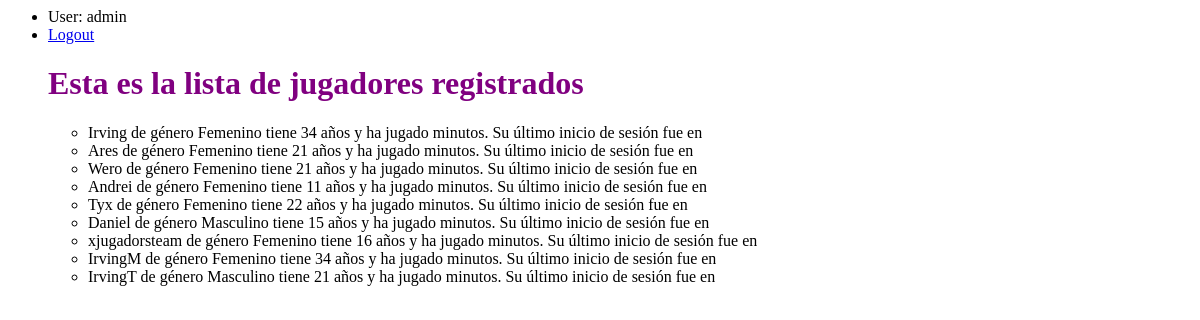
The app's page /datos (signed in), older data.
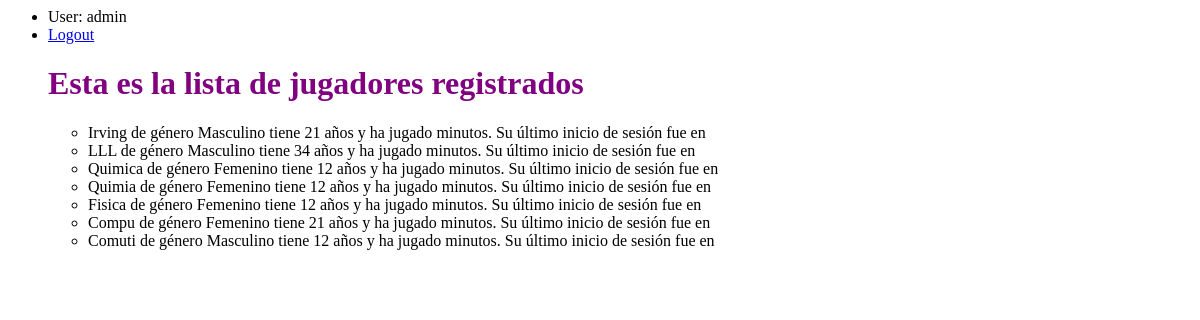
The same page, newer data.
### Videojuego/models.py (models this page shows)
class Usuarios(models.Model):
    nombre = models.CharField(max_length=30)
    edad = models.IntegerField()
    genero = models.CharField(max_length=10)
    area_fav = models.CharField(max_length=10)
    password = models.CharField(max_length=10)

### Videojuego/views.py (the view)
# urls.py: path('datos',views.datos, name = 'datos'),
@login_required
def datos(request):
    jugadores = Usuarios.objects.all() #select * from Reto;
    return render(request, 'datos.html',{'lista_jugadores':jugadores})

### templates/datos.html
<html>
    <head>
       {% load static %}
       <link href="{% static 'estilo.css' %}" rel="stylesheet" />
    </head>
    <body>
        <ul>
            {% if user.is_authenticated %}
            <li>User: {{user.get_username}}</li>
            <li><a href="{% url 'logout'%}?next={{request.path}}">Logout</a></li>
            <h1>Esta es la lista de jugadores registrados</h1>
       <ul>
           {% for j in lista_jugadores %}
           <li>{{j.nombre}} de género {{j.genero}} tiene {{j.edad}} años y ha jugado {{j.minutos_jugados}} minutos. Su último inicio de sesión fue en {{j.ultimo_inicio}}</li>
           {% endfor %}
       </ul>
            {% else %}
            <li><a href="{% url 'login'%}?next={{request.path}}">Login</a></li>
            {% endif %}
        </ul>
    </body>
</html>

Row changes from the older to the newer data that the page shows:
removed Usuarios: nombre "IrvingM", genero "Femenino", edad "34"
removed Usuarios: nombre "IrvingT", genero "Masculino", edad "21"
changed Usuarios "Irving": genero "Femenino" → "Masculino"; edad "34" → "21"
changed Usuarios: nombre "Ares" → "LLL"; genero "Femenino" → "Masculino"; edad "21" → "34"
changed Usuarios: nombre "Wero" → "Quimica"; edad "21" → "12"
changed Usuarios: nombre "Andrei" → "Quimia"; edad "11" → "12"
changed Usuarios: nombre "Tyx" → "Fisica"; edad "22" → "12"
changed Usuarios: nombre "Daniel" → "Compu"; genero "Masculino" → "Femenino"; edad "15" → "21"
changed Usuarios: nombre "xjugadorsteam" → "Comuti"; genero "Femenino" → "Masculino"; edad "16" → "12"
